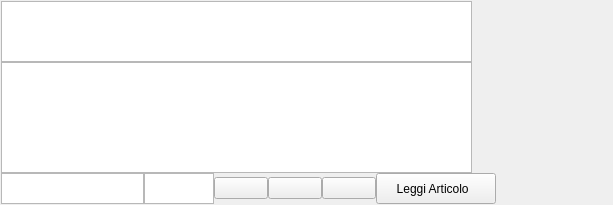
             <widget class="QWidget" name="TabPrincipale">
              <attribute name="title">
               <string>Informazioni Articolo</string>
              </attribute>
              <layout class="QGridLayout" name="gridLayout_9">
               <property name="horizontalSpacing">
                <number>-1</number>
               </property>
               <property name="verticalSpacing">
                <number>0</number>
               </property>
               <property name="margin">
                <number>1</number>
               </property>
               <item row="0" column="0" colspan="11">
                <widget class="QTextBrowser" name="MostraTitolo">
                 <property name="minimumSize">
                  <size>
                   <width>471</width>
                   <height>61</height>
                  </size>
                 </property>
                 <property name="maximumSize">
                  <size>
                   <width>471</width>
                   <height>61</height>
                  </size>
                 </property>
                </widget>
               </item>
               <item row="1" column="0">
                <widget class="QTextBrowser" name="MostraAbstract">
                 <property name="minimumSize">
                  <size>
                   <width>471</width>
                   <height>100</height>
                  </size>
                 </property>
                 <property name="maximumSize">
                  <size>
                   <width>471</width>
                   <height>111</height>
                  </size>
                 </property>
                </widget>
               </item>
               <item row="4" column="5">
                <spacer name="horizontalSpacer_10">
                 <property name="orientation">
                  <enum>Qt::Horizontal</enum>
                 </property>
                 <property name="sizeHint" stdset="0">
                  <size>
                   <width>40</width>
                   <height>20</height>
                  </size>
                 </property>
                </spacer>
               </item>
               <item row="4" column="10">
                <spacer name="horizontalSpacer_11">
                 <property name="orientation">
                  <enum>Qt::Horizontal</enum>
                 </property>
                 <property name="sizeHint" stdset="0">
                  <size>
                   <width>40</width>
                   <height>20</height>
                  </size>
                 </property>
                </spacer>
               </item>
               <item row="4" column="0" colspan="5">
                <layout class="QHBoxLayout" name="horizontalLayout_6">
                 <property name="spacing">
                  <number>0</number>
                 </property>
                 <property name="sizeConstraint">
                  <enum>QLayout::SetNoConstraint</enum>
                 </property>
                 <item>
                  <widget class="QTextBrowser" name="MostraData">
                   <property name="minimumSize">
                    <size>
                     <width>130</width>
                     <height>31</height>
                    </size>
                   </property>
                   <property name="maximumSize">
                    <size>
                     <width>143</width>
                     <height>31</height>
                    </size>
                   </property>
                  </widget>
                 </item>
                 <item>
                  <widget class="QTextBrowser" name="MostraNumero">
                   <property name="minimumSize">
                    <size>
                     <width>70</width>
                     <height>31</height>
                    </size>
                   </property>
                   <property name="maximumSize">
                    <size>
                     <width>70</width>
                     <height>31</height>
                    </size>
                   </property>
                  </widget>
                 </item>
                 <item>
                  <widget class="QPushButton" name="pushButton">
                   <property name="toolTip">
                    <string>Mostra la rivista
contenete questo 
articolo.</string>
                   </property>
                   <property name="text">
                    <string/>
                   </property>
                   <property name="icon">
                    <iconset resource="crystal.qrc">
                     <normaloff>:/icons/crystal/1rightarrow-256.png</normaloff>:/icons/crystal/1rightarrow-256.png</iconset>
                   </property>
                  </widget>
                 </item>
                 <item>
                  <widget class="QPushButton" name="addFavoriti">
                   <property name="toolTip">
                    <string>Aggiungi ai Preferiti.</string>
                   </property>
                   <property name="text">
                    <string/>
                   </property>
                   <property name="icon">
                    <iconset resource="crystal.qrc">
                     <normaloff>:/icons/crystal/bookmark_add-256.png</normaloff>:/icons/crystal/bookmark_add-256.png</iconset>
                   </property>
                  </widget>
                 </item>
                 <item>
                  <widget class="QPushButton" name="PreviewArticolo_2">
                   <property name="minimumSize">
                    <size>
                     <width>40</width>
                     <height>0</height>
                    </size>
                   </property>
                   <property name="toolTip">
                    <string>Mostra L'anteprima
dell'articolo</string>
                   </property>
                   <property name="text">
                    <string/>
                   </property>
                   <property name="icon">
                    <iconset resource="crystal.qrc">
                     <normaloff>:/icons/crystal/contents-256.png</normaloff>:/icons/crystal/contents-256.png</iconset>
                   </property>
                   <property name="iconSize">
                    <size>
                     <width>20</width>
                     <height>20</height>
                    </size>
                   </property>
                  </widget>
                 </item>
                 <item>
                  <widget class="QPushButton" name="ApriPDF_A">
                   <property name="minimumSize">
                    <size>
                     <width>120</width>
                     <height>31</height>
                    </size>
                   </property>
                   <property name="text">
                    <string>Leggi Articolo  </string>
                   </property>
                   <property name="icon">
                    <iconset resource="crystal.qrc">
                     <normaloff>:/icons/crystal/pdficon.png</normaloff>:/icons/crystal/pdficon.png</iconset>
                   </property>
                  </widget>
                 </item>
                </layout>
               </item>
              </layout>
             </widget>
